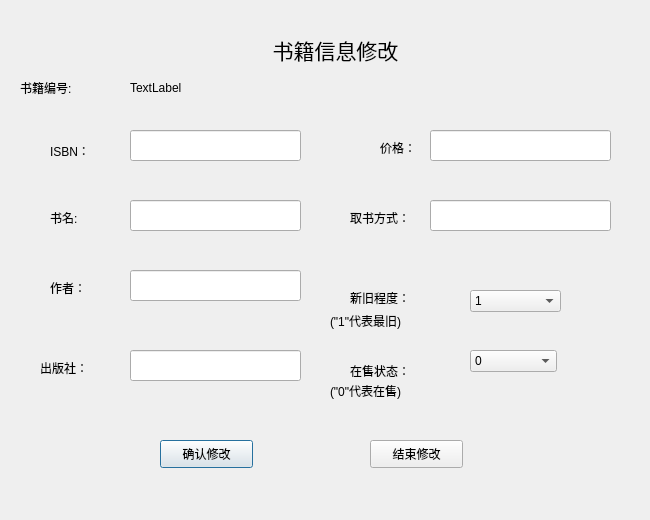
<?xml version="1.0" encoding="UTF-8"?>
<ui version="4.0">
 <class>EditDialog</class>
 <widget class="QDialog" name="EditDialog">
  <property name="geometry">
   <rect>
    <x>0</x>
    <y>0</y>
    <width>650</width>
    <height>520</height>
   </rect>
  </property>
  <property name="windowTitle">
   <string>Dialog</string>
  </property>
  <widget class="QLabel" name="titleLabel">
   <property name="geometry">
    <rect>
     <x>250</x>
     <y>30</y>
     <width>171</width>
     <height>41</height>
    </rect>
   </property>
   <property name="text">
    <string>&lt;html&gt;&lt;head/&gt;&lt;body&gt;&lt;p align=&quot;center&quot;&gt;&lt;span style=&quot; font-size:16pt;&quot;&gt;书籍信息修改&lt;/span&gt;&lt;/p&gt;&lt;/body&gt;&lt;/html&gt;</string>
   </property>
  </widget>
  <widget class="QPushButton" name="confirmButton">
   <property name="geometry">
    <rect>
     <x>160</x>
     <y>440</y>
     <width>93</width>
     <height>28</height>
    </rect>
   </property>
   <property name="text">
    <string>确认修改</string>
   </property>
  </widget>
  <widget class="QPushButton" name="cancelButton">
   <property name="geometry">
    <rect>
     <x>370</x>
     <y>440</y>
     <width>93</width>
     <height>28</height>
    </rect>
   </property>
   <property name="text">
    <string>结束修改</string>
   </property>
  </widget>
  <widget class="QLabel" name="isbnLabel">
   <property name="geometry">
    <rect>
     <x>50</x>
     <y>140</y>
     <width>61</width>
     <height>21</height>
    </rect>
   </property>
   <property name="text">
    <string>ISBN：</string>
   </property>
  </widget>
  <widget class="QLabel" name="label">
   <property name="geometry">
    <rect>
     <x>50</x>
     <y>210</y>
     <width>72</width>
     <height>15</height>
    </rect>
   </property>
   <property name="text">
    <string>书名:</string>
   </property>
  </widget>
  <widget class="QLabel" name="label_2">
   <property name="geometry">
    <rect>
     <x>50</x>
     <y>280</y>
     <width>72</width>
     <height>15</height>
    </rect>
   </property>
   <property name="text">
    <string>作者：</string>
   </property>
  </widget>
  <widget class="QLabel" name="label_3">
   <property name="geometry">
    <rect>
     <x>40</x>
     <y>360</y>
     <width>72</width>
     <height>15</height>
    </rect>
   </property>
   <property name="text">
    <string>出版社：</string>
   </property>
  </widget>
  <widget class="QLabel" name="label_4">
   <property name="geometry">
    <rect>
     <x>350</x>
     <y>210</y>
     <width>72</width>
     <height>15</height>
    </rect>
   </property>
   <property name="text">
    <string>取书方式：</string>
   </property>
  </widget>
  <widget class="QLabel" name="label_5">
   <property name="geometry">
    <rect>
     <x>380</x>
     <y>140</y>
     <width>72</width>
     <height>15</height>
    </rect>
   </property>
   <property name="text">
    <string>价格：</string>
   </property>
  </widget>
  <widget class="QLabel" name="label_6">
   <property name="geometry">
    <rect>
     <x>350</x>
     <y>290</y>
     <width>72</width>
     <height>15</height>
    </rect>
   </property>
   <property name="text">
    <string>新旧程度：</string>
   </property>
  </widget>
  <widget class="QLabel" name="label_7">
   <property name="geometry">
    <rect>
     <x>350</x>
     <y>360</y>
     <width>72</width>
     <height>21</height>
    </rect>
   </property>
   <property name="text">
    <string>在售状态：</string>
   </property>
  </widget>
  <widget class="QLineEdit" name="isbnEdit">
   <property name="geometry">
    <rect>
     <x>130</x>
     <y>130</y>
     <width>171</width>
     <height>31</height>
    </rect>
   </property>
  </widget>
  <widget class="QLineEdit" name="bookNameEdit">
   <property name="geometry">
    <rect>
     <x>130</x>
     <y>200</y>
     <width>171</width>
     <height>31</height>
    </rect>
   </property>
  </widget>
  <widget class="QLineEdit" name="takeMethodEdit">
   <property name="geometry">
    <rect>
     <x>430</x>
     <y>200</y>
     <width>181</width>
     <height>31</height>
    </rect>
   </property>
  </widget>
  <widget class="QLineEdit" name="writerEdit">
   <property name="geometry">
    <rect>
     <x>130</x>
     <y>270</y>
     <width>171</width>
     <height>31</height>
    </rect>
   </property>
  </widget>
  <widget class="QLineEdit" name="priceEdit">
   <property name="geometry">
    <rect>
     <x>430</x>
     <y>130</y>
     <width>181</width>
     <height>31</height>
    </rect>
   </property>
  </widget>
  <widget class="QLineEdit" name="publisherEdit">
   <property name="geometry">
    <rect>
     <x>130</x>
     <y>350</y>
     <width>171</width>
     <height>31</height>
    </rect>
   </property>
  </widget>
  <widget class="QComboBox" name="newStatusComboBox">
   <property name="geometry">
    <rect>
     <x>470</x>
     <y>290</y>
     <width>91</width>
     <height>22</height>
    </rect>
   </property>
   <item>
    <property name="text">
     <string>1</string>
    </property>
   </item>
   <item>
    <property name="text">
     <string>2</string>
    </property>
   </item>
   <item>
    <property name="text">
     <string>3</string>
    </property>
   </item>
   <item>
    <property name="text">
     <string>4</string>
    </property>
   </item>
   <item>
    <property name="text">
     <string>5</string>
    </property>
   </item>
   <item>
    <property name="text">
     <string>6</string>
    </property>
   </item>
   <item>
    <property name="text">
     <string>7</string>
    </property>
   </item>
   <item>
    <property name="text">
     <string>8</string>
    </property>
   </item>
   <item>
    <property name="text">
     <string>9</string>
    </property>
   </item>
   <item>
    <property name="text">
     <string>10</string>
    </property>
   </item>
  </widget>
  <widget class="QComboBox" name="sellingStatuscomboBox">
   <property name="geometry">
    <rect>
     <x>470</x>
     <y>350</y>
     <width>87</width>
     <height>22</height>
    </rect>
   </property>
   <item>
    <property name="text">
     <string>0</string>
    </property>
   </item>
   <item>
    <property name="text">
     <string>1</string>
    </property>
   </item>
  </widget>
  <widget class="QLabel" name="label_8">
   <property name="geometry">
    <rect>
     <x>330</x>
     <y>380</y>
     <width>111</width>
     <height>21</height>
    </rect>
   </property>
   <property name="text">
    <string>(&quot;0&quot;代表在售)</string>
   </property>
  </widget>
  <widget class="QLabel" name="label_9">
   <property name="geometry">
    <rect>
     <x>330</x>
     <y>310</y>
     <width>111</width>
     <height>21</height>
    </rect>
   </property>
   <property name="text">
    <string>(&quot;1&quot;代表最旧)</string>
   </property>
  </widget>
  <widget class="QLabel" name="label_10">
   <property name="geometry">
    <rect>
     <x>20</x>
     <y>80</y>
     <width>72</width>
     <height>15</height>
    </rect>
   </property>
   <property name="text">
    <string>书籍编号:</string>
   </property>
  </widget>
  <widget class="QLabel" name="bookNumberlabel">
   <property name="geometry">
    <rect>
     <x>130</x>
     <y>80</y>
     <width>72</width>
     <height>15</height>
    </rect>
   </property>
   <property name="text">
    <string>TextLabel</string>
   </property>
  </widget>
 </widget>
 <resources/>
 <connections>
  <connection>
   <sender>cancelButton</sender>
   <signal>clicked()</signal>
   <receiver>EditDialog</receiver>
   <slot>cancelButton_click()</slot>
   <hints>
    <hint type="sourcelabel">
     <x>389</x>
     <y>455</y>
    </hint>
    <hint type="destinationlabel">
     <x>401</x>
     <y>477</y>
    </hint>
   </hints>
  </connection>
  <connection>
   <sender>confirmButton</sender>
   <signal>clicked()</signal>
   <receiver>EditDialog</receiver>
   <slot>confirmButton_click()</slot>
   <hints>
    <hint type="sourcelabel">
     <x>170</x>
     <y>454</y>
    </hint>
    <hint type="destinationlabel">
     <x>130</x>
     <y>468</y>
    </hint>
   </hints>
  </connection>
 </connections>
 <slots>
  <slot>confirmButton_click()</slot>
  <slot>cancelButton_click()</slot>
 </slots>
</ui>
